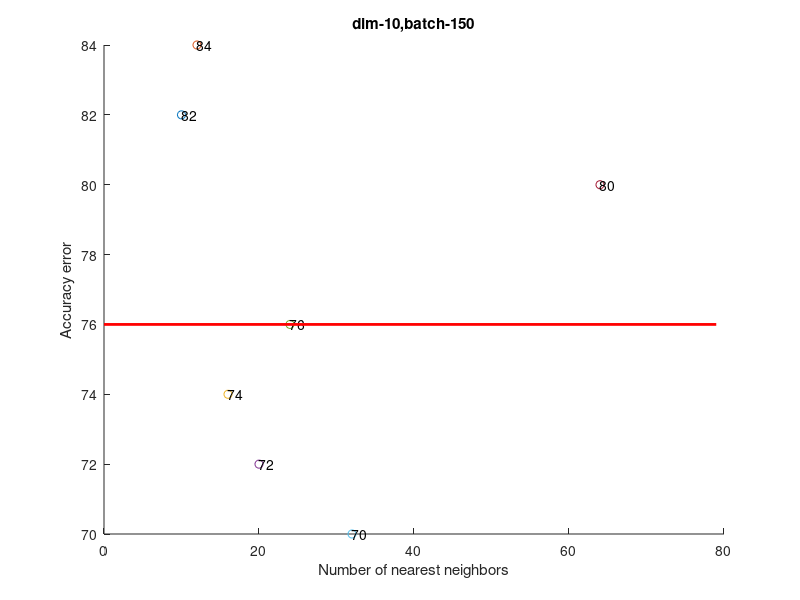
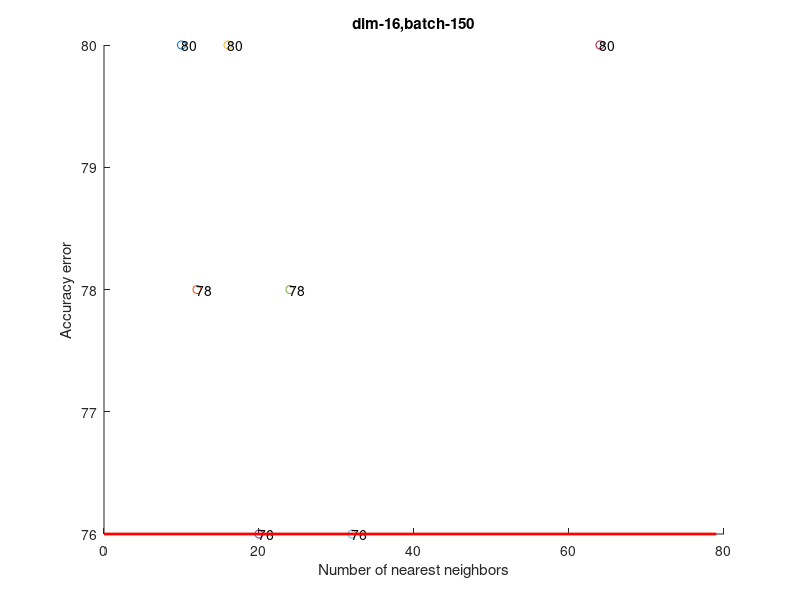
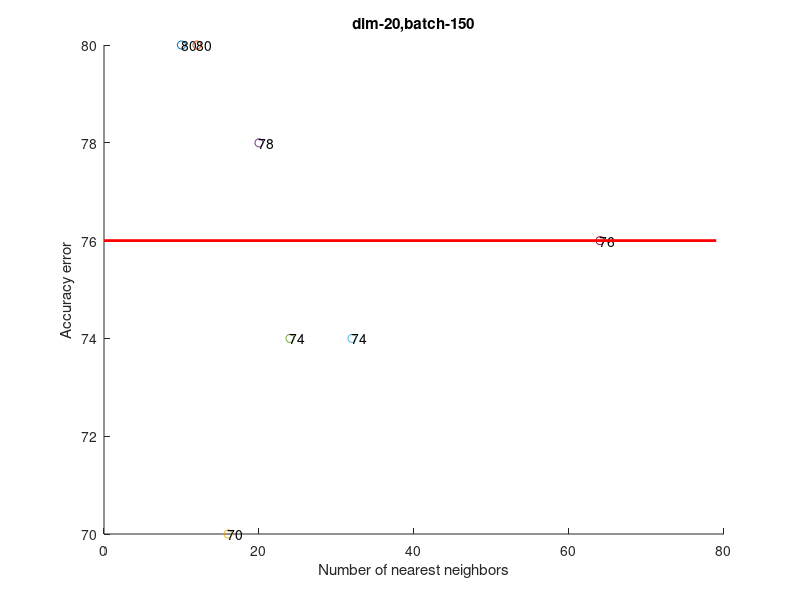
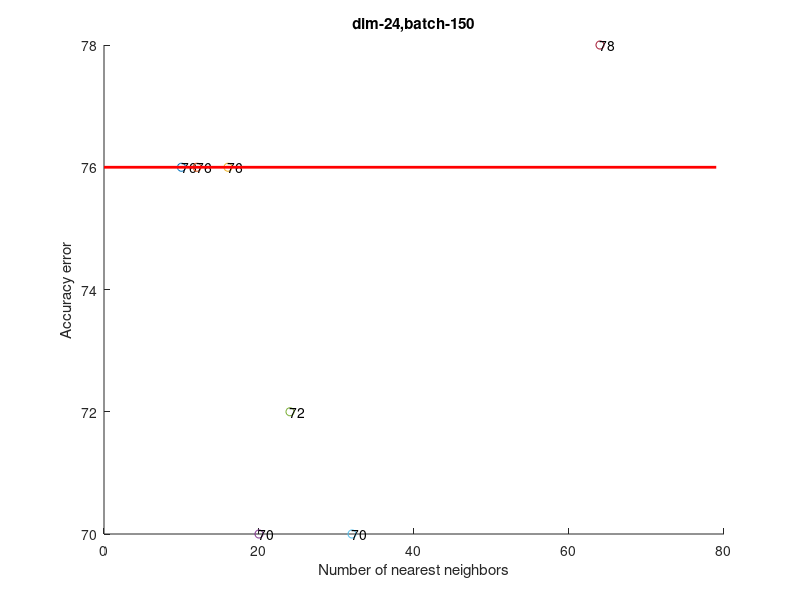

The MATLAB source for these figures, in order: (Note: this script raises an error after producing the figures.)
%% Visualize Experiment results

clear all; close all; clc;
% Param: [K batch d]
load('Arcene_Experiments/results_classification_acc');

no_dimRed = 76;

% Experiment parameters
% LLE Num of neighbors
neighbors = [10; 12; 16; 20; 24; 32; 64];

% LLE Num of new dimensionality 
dim = [10; 16; 20; 24; 32; 40; 52; 64; 96; 128];

% Batch size (Must be grater thna K) 
% batch = [10000; 20000; 60000];
batch = [150];

% Best accuracy
max_acc = 0;
param = zeros(3,1);

% Loop for each dimension
for d=1:size(results_classification_acc,3)
    figure(d);
    
    % Loop for each batch_size
    for b=1:size(results_classification_acc,2)
        subplot(1,size(batch,1),b);
        
        % Loop for each neighbor
        for k=1:size(results_classification_acc,1)
            if(results_classification_acc(k,b,d) > max_acc)
               max_acc = results_classification_acc(k,b,d);
               param(1,1) = k; param(2,1) = b; param(3,1) = d;
            end
            
            scatter(neighbors(k,1),double(results_classification_acc(k,b,d)));hold on;
            text(neighbors(k,1), results_classification_acc(k,b,d),num2str(results_classification_acc(k,b,d)));
        end
        line([0,max(neighbors)+15],[no_dimRed,no_dimRed],'Color','r','LineWidth',2)
        title(strcat('dim-',int2str(dim(d,1)),',','batch-',int2str(batch(b,1))));
        xlabel('Number of nearest neighbors');
        ylabel('Accuracy error');
        hold off;
    end
end

fprintf('Best accuracy with dimensionality reduction: %f, dim: %d, batch: %d, neighbors: %d \n',...
        max_acc, dim(param(1,1),1), batch(param(2,1),1), neighbors(param(3,1),1));
fprintf('Accuracy without dimensionality reduction: %f \n', no_dimRed);


